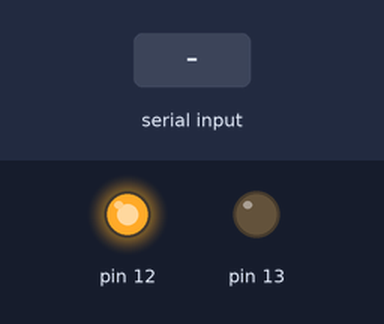
Simulated run of this sketch. Board: Arduino Uno, built with avr-gcc and run on an emulated ATmega328P. Parts: output pins drawn as LEDs (lit = HIGH). The inputs (shaded band) are chosen by the test bench. What the sketch prints to the serial monitor is not drawn.

Above: at 1.2 s.
1.3 s: "11\n" received over Serial
At 2.0 s:
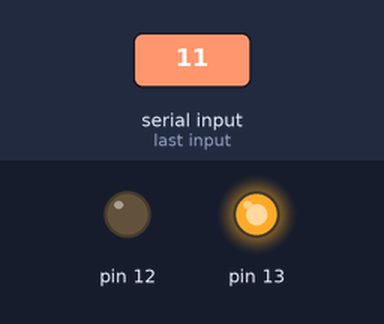
Timing chart, 0 to 7.8 s (numbered marks = the images above; inputs shaded):
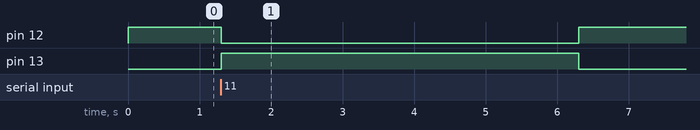

Measured:
- after the input at 1.3 s, pin 12: HIGH → LOW at once, → HIGH 5.0 s later; pin 13: LOW → HIGH at once, → LOW 5.0 s later

The sketch:

servo.ino
```cpp
int x;
void setup() {
Serial.begin(115200);
Serial.setTimeout(1);
pinMode(13, OUTPUT);
pinMode(12, OUTPUT);
}
void loop() {
x = Serial.readString().toInt();
if( x == 11) {
digitalWrite(13,HIGH);
digitalWrite(12,LOW);
delay(5000);
Serial.print(12);
}
else
digitalWrite(13,LOW);
digitalWrite(12,HIGH);
}
```
